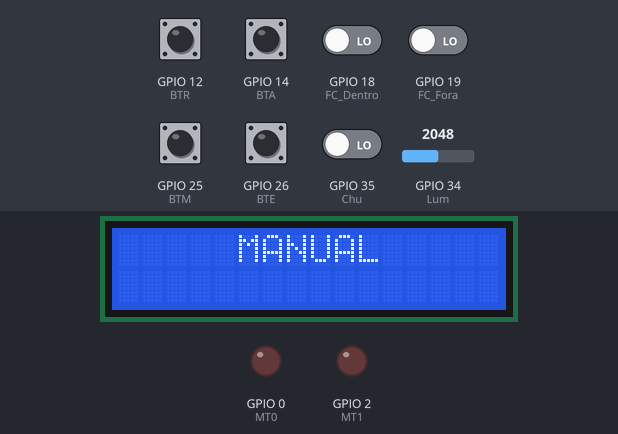
Simulated run of this sketch. Board: ESP32. On the bench: 16×2 character LCD, output pins drawn as LEDs (lit = HIGH). Dashed ring = blinking. The test bench sets the inputs (shaded band); at power-on: GPIO 12 (BTR), GPIO 14 (BTA), GPIO 18 (FC_Dentro), GPIO 19 (FC_Fora), GPIO 25 (BTM), GPIO 26 (BTE), GPIO 35 (Chu) LOW, GPIO 34 (Lum) = 2048. WiFi joins after 1.5 s; servers stay silent unless stated; no MQTT or app messages arrive unless stated; what the sketch prints to the serial monitor is not drawn.

Above: at 2.8 s.
2.9 s: GPIO 25 (BTM) driven HIGH
At 3.71 s:
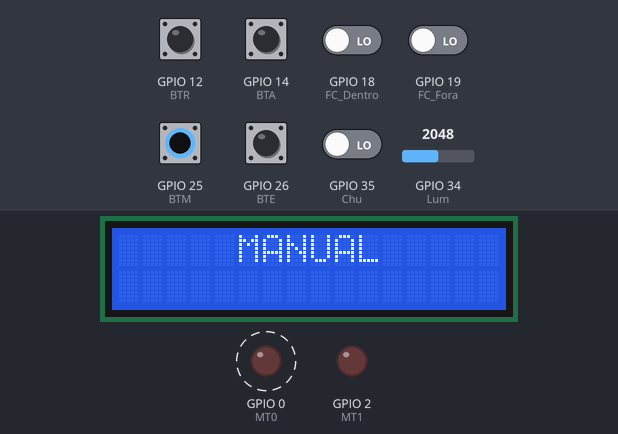
5.9 s: GPIO 34 (Lum) set to 429
8.9 s: GPIO 34 (Lum) set to 381
10.4 s: GPIO 12 (BTR) driven HIGH
At 11.3 s:
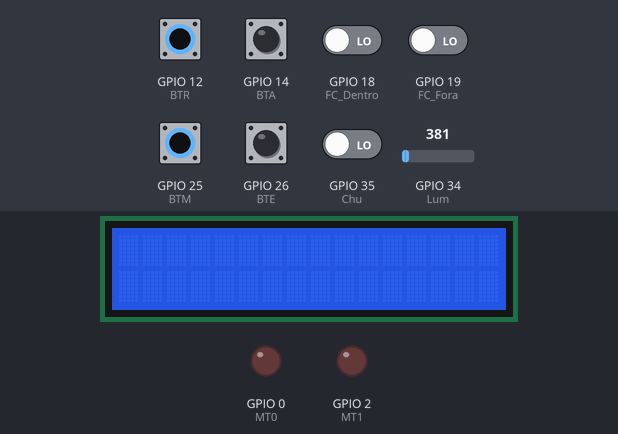
Timing chart, 0 to 13.4 s (numbered marks = the images above; inputs shaded):
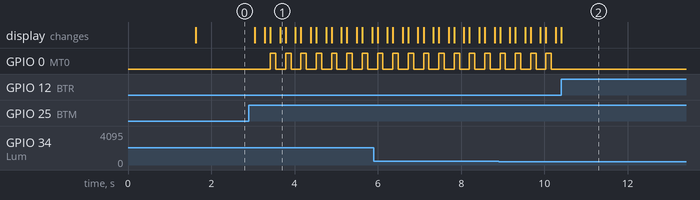

The sketch:

sketch.ino
```cpp
// Bibliotecas que serão utilizadas para o display e/ou para a publish
#include <Wire.h>
#include <LiquidCrystal_I2C.h>
#include <WiFi.h>
#include <PubSubClient.h>
LiquidCrystal_I2C LCD = LiquidCrystal_I2C(0x27, 16, 2);


#define BTM 25 //Botão que alterna entre modo automático, edição e manual
#define BTE 26 //Botão para recolher ou estender o varal no modo manual
#define BTR 12 //Botão de Redução do valor do parâmetro de luminosidade do modo de edição
#define BTA 14 //Botão de Adição do valor do parâmetro de luminosidade do modo de edição
#define Chu 35 //Sensor de chuva (umidade)
#define Lum 34 //Sensor de luminosidade
#define MT0 0 //LED do motor
#define MT1 2 // LED do motor
#define FC_Fora 19 //Fim de curso fora
#define FC_Dentro 18 //Fim de curso dentro


enum EstadosModoManual {
  Recolhido = 0,
  Estendendo = 1,
  Estendido = 2,
  Recolhendo = 3
} estadoModoManual;

enum EstadosModoAutomatico {
  Monitorando = 0,
  Recolhendo_AT = 1,
  Estendendo_AT = 2
} estadoModoAutomatico;

enum EstadosModoDeFuncionamento{
  Manual = 0,
  Edicao = 1,
  Automatico = 2,
  Aumenta = 3,
  Diminui = 4
} estadoModoDeFuncionamento;

//parâmetros
int P_Lum = 1500;
const int P_Lum_min = 500;
const int P_Lum_max = 10000;

int ValorSensorAnalogico;
float ValorSensorLum;

//------------------------- para a publish --------------------------------

EstadosModoDeFuncionamento estadoModoDeFuncionamentoAnterior;

//credenciais para acesso a rede e ao MQTT
const char* ssid = "Wokwi-GUEST";
const char* key = "";
const char* broker = "test.mosquitto.org";
int port = 1883;

byte estadoModoDeFuncionamentoAlterado_Publish;
bool publishRecolhidoManual = false;
bool publishEstendendoManual = false;
bool publishEstendidoManual = false;
bool publishRecolhendoManual = false;
bool publishMonitorandoAutomatico = false;
bool publishRecolhendoAutomatico = false;
bool publishEstendendoAutomatico = false;

WiFiClient wifiClient;
PubSubClient mqttClient(wifiClient);

void conexaoWiFi() {
  //Conexão ao Wi-Fi
  Serial.print("Conectando-se ao Wi-Fi ");
  Serial.print(ssid);
  Serial.print(" ");
  WiFi.begin(ssid, key, 6);
  while (WiFi.status() != WL_CONNECTED) {
    delay(100);
    Serial.print(".");
  }
  Serial.println(" Conectado!");
}

void conexaoBroker() {
  //Conexão ao Broker
  mqttClient.setServer(broker, port);
  while (!mqttClient.connected()) {
    Serial.print("Conectando-se ao broker ");
    //if (mqttClient.connect(WiFi.macAddress().c_str())) {
    if (mqttClient.connect("87987ji0938j1289KJSAUE3")) {
      Serial.println(" Conectado!");
    } else {
      Serial.print(".");
      delay(100);
    }
  }
}
//----------------------------------------------------------------------

void setup() {
  // put your setup code here, to run once:
  Serial.begin(115200);

  //Display
  LCD.init();
  LCD.backlight();

  //Entradas e saídas da simulação
  pinMode(BTE, INPUT);
  pinMode(BTM, INPUT);
  pinMode(BTR, INPUT);
  pinMode(BTA, INPUT);
  pinMode(Chu, INPUT);
  pinMode(Lum, INPUT);
  pinMode(FC_Dentro, INPUT);
  pinMode(FC_Fora, INPUT);
  pinMode(MT0, OUTPUT);
  pinMode(MT1, OUTPUT);

  //inicialização do estado inicial das máquinas
  estadoModoDeFuncionamento = Manual;
  estadoModoManual = Recolhido;
  estadoModoAutomatico = Monitorando;

  //para a parte da publish
  estadoModoDeFuncionamentoAlterado_Publish = 1;
  estadoModoDeFuncionamentoAnterior = Manual;

  conexaoWiFi();
  conexaoBroker();
}


// INÍCIO DAS FUNÇÕES DA MÁQUINA DO MODO DE FUNCIONAMENTO (MÁQUINA PRINCIPAL)
void processamentoModoManual(){
  LCD.setCursor(5, 0);
  LCD.print("MANUAL ");

  if(digitalRead(BTM)){
    estadoModoDeFuncionamento = Edicao;
  }
}

void processamentoModoAutomatico(){
    LCD.setCursor(1, 0);
    LCD.print("AUTOMATICO LUM");

    ValorSensorAnalogico = analogRead(Lum); //é o valor do sensor analógico
    ValorSensorLum = (float)ValorSensorAnalogico / 4095.0 * (100000.0 - 1) + 1; // faz a conversão para lux

    LCD.setCursor(2, 1);
    LCD.print(ValorSensorLum);
    LCD.print(" lux");

  if(digitalRead(BTM)){
    LCD.clear(); //limpa a tela do display
    estadoModoDeFuncionamento = Manual;
  }
}

void processamentoModoEdicao(){

  //apaga os leds ao sair do modo manual nos estados estendendo ou recolhendo, em que, eles estão acesos
  digitalWrite(MT0, LOW);
  digitalWrite(MT1, LOW);

  LCD.setCursor(2, 0);
  LCD.print("EDICAO P_LUM ");

  LCD.setCursor(0, 1);
  LCD.print("VALOR: ");
  LCD.print(P_Lum);
  LCD.print(" lux");

  Serial.print("MODO DE EDIÇÃO: P_LUM = ");
  Serial.println(String(P_Lum) + " lux");

  if(digitalRead(BTM)){
    LCD.clear();
    estadoModoDeFuncionamento = Automatico;
  }

  if(digitalRead(BTR)){
    estadoModoDeFuncionamento = Diminui;
  }

  if(digitalRead(BTA)){
    estadoModoDeFuncionamento = Aumenta;
  }
}

void processamentoAumentaLuminosidade(){
  if(P_Lum + 100 <= P_Lum_max){
    P_Lum = P_Lum + 100; //realiza o incremento
    Serial.println("P_Lum foi aumentado para: "+ String(P_Lum) + " lux");
  }else{
    Serial.println("Atingiu-se o limite máximo do parâmetro");
  }
  //delay(500);
  estadoModoDeFuncionamento = Edicao;
}

void processamentoDiminuiLuminosidade(){
  if(P_Lum - 100 >= P_Lum_min){
    P_Lum = P_Lum - 100; // realiza o decremento
    Serial.println("P_Lum foi diminuído para: "+ String(P_Lum) + " lux");
  }else{
    Serial.println("Atingiu-se o limite mínimo do parâmetro");
  }
  //delay(500);
  estadoModoDeFuncionamento = Edicao;
}
//------- FIM DAS FUNÇÕES DA MÁQUINA DO MODO DE FUNCIONAMENTO ------------


//-------------- INÍCIO DAS FUNÇÕES DO MODO MANUAL -----------------------
void processamentoRecolhido(){

  if(!publishRecolhidoManual){ //publica uma única vez dentro do estado
    mqttClient.publish("estadoModoDeFuncionamento", "Varal Recolhido");
    publishRecolhidoManual = true;
  }
  Serial.println("Estado Recolhido -> motor desligado");
  digitalWrite(MT0, LOW);
  digitalWrite(MT1, LOW);

  if(digitalRead(BTE)){
    estadoModoManual = Estendendo;

    //Reset das flags para continuar o looping
    publishRecolhidoManual = false;
    publishEstendendoManual = false;
    publishEstendidoManual = false;
    publishRecolhendoManual = false;
  }

}

void processamentoEstendendo(){

  if(!publishEstendendoManual){ //publica uma única vez dentro do estado
    mqttClient.publish("estadoModoDeFuncionamento", "Varal Estendendo");
    publishEstendendoManual = true;
  }
  Serial.println("Estendendo -> motor acionado");
  digitalWrite(MT0, LOW);
  digitalWrite(MT1, HIGH);

  if(digitalRead(FC_Fora)){
    estadoModoManual = Estendido;

    //Reset das flags para continuar o looping
    publishRecolhidoManual = false;
    publishEstendendoManual = false;
    publishEstendidoManual = false;
    publishRecolhendoManual = false;
  }

}

void processamentoEstendido(){

  if(!publishEstendidoManual){ //publica uma única vez dentro do estado
    mqttClient.publish("estadoModoDeFuncionamento", "Varal Estendido");
    publishEstendidoManual = true;
  }
  Serial.println("Estendido -> motor desligado");
  digitalWrite(MT0, LOW);
  digitalWrite(MT1, LOW);

  if(digitalRead(BTE)){
    estadoModoManual = Recolhendo;

    //Reset das flags para continuar o looping
    publishRecolhidoManual = false;
    publishEstendendoManual = false;
    publishEstendidoManual = false;
    publishRecolhendoManual = false;
  }

}

void processamentoRecolhendo(){

  if(!publishRecolhendoManual){ //publica uma única vez dentro do estado
    mqttClient.publish("estadoModoDeFuncionamento", "Varal Recolhendo");
    publishRecolhendoManual = true;
  }
  Serial.println("Recolhendo -> motor ligado");
  digitalWrite(MT0, HIGH);
  digitalWrite(MT1, LOW);

  if(digitalRead(FC_Dentro)){
    estadoModoManual = Recolhido;

    //Reset das flags para continuar o looping
    publishRecolhidoManual = false;
    publishEstendendoManual = false;
    publishEstendidoManual = false;
    publishRecolhendoManual = false;
  }

}
// -------------- FIM DAS FUNÇÕES DO MODO MANUAL -------------------------


//--------------- INÍCIO DAS FUNÇÕES DO MODO AUTOMÁTICO ------------------
void processamentoMonitorando_Automatico(){

  if(!publishMonitorandoAutomatico){ //publica uma única vez dentro do estado
    mqttClient.publish("estadoModoDeFuncionamento", "Monitorando");
    publishMonitorandoAutomatico = true;
  }

  digitalWrite(MT0, LOW);
  digitalWrite(MT1, LOW);

  //int ValorSensorAnalogico = analogRead(Lum); //é o valor do sensor analógico
  //float ValorSensorLum = (float)ValorSensorAnalogico / 4095.0 * (100000.0 - 1) + 1; // faz a conversão para lux


  //parâmetros bool retornam true ou false
  bool ChuvaDetectada = digitalRead(Chu);
  bool FimDeCurso_Dentro = digitalRead(FC_Dentro);
  bool FimDeCurso_Fora = digitalRead(FC_Fora);


  Serial.print("Luminosidade: ");
  Serial.print(ValorSensorLum);

  Serial.print(" lux\tChuva: ");
  Serial.println(ChuvaDetectada);

  if((ChuvaDetectada || (ValorSensorLum < P_Lum)) && !FimDeCurso_Dentro){
    estadoModoAutomatico = Recolhendo_AT;

    //Reset das flags para continuar o looping
    publishMonitorandoAutomatico = false;
    publishRecolhendoAutomatico = false;
    publishEstendendoAutomatico = false;
  }

  if((!ChuvaDetectada && (ValorSensorLum > P_Lum)) && !FimDeCurso_Fora){
    estadoModoAutomatico = Estendendo_AT;

    //Reset das flags para continuar o looping
    publishMonitorandoAutomatico = false;
    publishRecolhendoAutomatico = false;
    publishEstendendoAutomatico = false;
  }

}


void processamentoRecolhendo_Automatico(){

  if(!publishRecolhendoAutomatico){ //publica uma única vez dentro do estado
    mqttClient.publish("estadoModoDeFuncionamento", "Varal Recolhendo");
    publishRecolhendoAutomatico = true;
  }

  Serial.println("Modo Automático - RECOLHENDO");

  digitalWrite(MT0, HIGH);
  digitalWrite(MT1, LOW);

  if(digitalRead(FC_Dentro)){
    estadoModoAutomatico = Monitorando;

    //Reset das flags para continuar o looping
    publishMonitorandoAutomatico = false;
    publishRecolhendoAutomatico = false;
    publishEstendendoAutomatico = false;
  }

}

void processamentoEstendendo_Automatico(){

  if(!publishEstendendoAutomatico){ //publica uma única vez dentro do estado
    mqttClient.publish("estadoModoDeFuncionamento", "Estendendo");
    publishEstendendoAutomatico = true;
  }

  Serial.println("Modo Automático - ESTENDENDO");

  digitalWrite(MT0, LOW);
  digitalWrite(MT1, HIGH);

  if(digitalRead(FC_Fora)){
    estadoModoAutomatico = Monitorando;

    //Reset das flags para continuar o looping
    publishMonitorandoAutomatico = false;
    publishRecolhendoAutomatico = false;
    publishEstendendoAutomatico = false;
  }
}
//--------------- FIM DAS FUNÇÕES DO MODO AUTOMÁTICO ----------------------


void loop() {

  if (WiFi.status() != WL_CONNECTED) {
    Serial.println("Reconexão ao Wi-Fi...");
    conexaoWiFi();
  }
  if (!mqttClient.connected()) {
    Serial.println("Reconexão ao broker...");
    conexaoBroker();
  }


  // verificação da mudança de estado para a publicação, de forma a publicar uma única vez a mensagem em cada estado
  if ((estadoModoDeFuncionamento != estadoModoDeFuncionamentoAnterior)) {
    estadoModoDeFuncionamentoAlterado_Publish = 1;
    estadoModoDeFuncionamentoAnterior = estadoModoDeFuncionamento;
  }

  switch(estadoModoDeFuncionamento){ //processamento da máquina principal
    case Manual:
      if(estadoModoDeFuncionamentoAlterado_Publish){
        estadoModoDeFuncionamentoAlterado_Publish = 0;
        mqttClient.publish("estadoModoDeFuncionamento", "Modo Manual");
      }
      processamentoModoManual();
      break;
    case Automatico:
      if(estadoModoDeFuncionamentoAlterado_Publish){
          estadoModoDeFuncionamentoAlterado_Publish = 0;
          mqttClient.publish("estadoModoDeFuncionamento", "Modo Automatico");
      }
      processamentoModoAutomatico();
      break;
    case Edicao:
      if(estadoModoDeFuncionamentoAlterado_Publish){
          estadoModoDeFuncionamentoAlterado_Publish = 0;
          mqttClient.publish("estadoModoDeFuncionamento", "Modo de Edicao");
      }
      processamentoModoEdicao();
      break;
    case Aumenta:
      if(estadoModoDeFuncionamentoAlterado_Publish){
          estadoModoDeFuncionamentoAlterado_Publish = 0;
          mqttClient.publish("estadoModoDeFuncionamento", "Modo de Edicao - Aumenta Luminosidade");
      }
      processamentoAumentaLuminosidade();
      break;
    case Diminui:
      if(estadoModoDeFuncionamentoAlterado_Publish){
          estadoModoDeFuncionamentoAlterado_Publish = 0;
          mqttClient.publish("estadoModoDeFuncionamento", "Modo de Edicao - Diminui Luminosidade");
      }
      processamentoDiminuiLuminosidade();
      break;
  }


  if(estadoModoDeFuncionamento == Manual){ //processamento do modo manual
    switch(estadoModoManual){
      case Recolhido:
        processamentoRecolhido();
        break;
      case Estendendo:
        processamentoEstendendo();
        break;
      case Estendido:
        processamentoEstendido();
        break;
      case Recolhendo:
        processamentoRecolhendo();
        break;
    }
  }


  if(estadoModoDeFuncionamento == Automatico){ //processamento do modo automático
    switch(estadoModoAutomatico){
      case Monitorando:
        processamentoMonitorando_Automatico();
        break;
      case Recolhendo_AT:
        processamentoRecolhendo_Automatico();
        break;
      case Estendendo_AT:
        processamentoEstendendo_Automatico();
        break;
    }
  }


  delay(100); // this speeds up the simulation
}
```

Measured:
- after the input at 2.9 s, GPIO 0 (MT0): alternates HIGH for 0.13 s and LOW for 0.24 s, starting after 0.52 s; the display: first changes after 0.15 s (image 1 shows a later state)
- after the input at 10.4 s, GPIO 0 (MT0): stops changing and stays LOW
